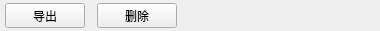
<?xml version="1.0" encoding="UTF-8"?>
<ui version="4.0">
 <class>JAddFiberUnit</class>
 <widget class="qMRMLWidget" name="JAddFiberUnit">
  <property name="geometry">
   <rect>
    <x>0</x>
    <y>0</y>
    <width>380</width>
    <height>29</height>
   </rect>
  </property>
  <property name="styleSheet">
   <string notr="true"/>
  </property>
  <layout class="QVBoxLayout" name="verticalLayout_3">
   <property name="leftMargin">
    <number>0</number>
   </property>
   <property name="topMargin">
    <number>0</number>
   </property>
   <property name="rightMargin">
    <number>0</number>
   </property>
   <property name="bottomMargin">
    <number>0</number>
   </property>
   <item>
    <widget class="QWidget" name="widget" native="true">
     <layout class="QHBoxLayout" name="horizontalLayout" stretch="0,0,1">
      <property name="spacing">
       <number>12</number>
      </property>
      <property name="leftMargin">
       <number>5</number>
      </property>
      <property name="topMargin">
       <number>3</number>
      </property>
      <property name="rightMargin">
       <number>3</number>
      </property>
      <property name="bottomMargin">
       <number>3</number>
      </property>
      <item>
       <widget class="QPushButton" name="pushButton">
        <property name="minimumSize">
         <size>
          <width>80</width>
          <height>25</height>
         </size>
        </property>
        <property name="maximumSize">
         <size>
          <width>40</width>
          <height>25</height>
         </size>
        </property>
        <property name="text">
         <string>导出</string>
        </property>
       </widget>
      </item>
      <item>
       <widget class="QPushButton" name="pushButton_2">
        <property name="minimumSize">
         <size>
          <width>80</width>
          <height>25</height>
         </size>
        </property>
        <property name="maximumSize">
         <size>
          <width>80</width>
          <height>25</height>
         </size>
        </property>
        <property name="text">
         <string>删除</string>
        </property>
       </widget>
      </item>
      <item>
       <widget class="QLabel" name="label">
        <property name="text">
         <string/>
        </property>
       </widget>
      </item>
     </layout>
    </widget>
   </item>
  </layout>
 </widget>
 <customwidgets>
  <customwidget>
   <class>qMRMLWidget</class>
   <extends>QWidget</extends>
   <header>qMRMLWidget.h</header>
   <container>1</container>
  </customwidget>
 </customwidgets>
 <resources/>
 <connections/>
</ui>
